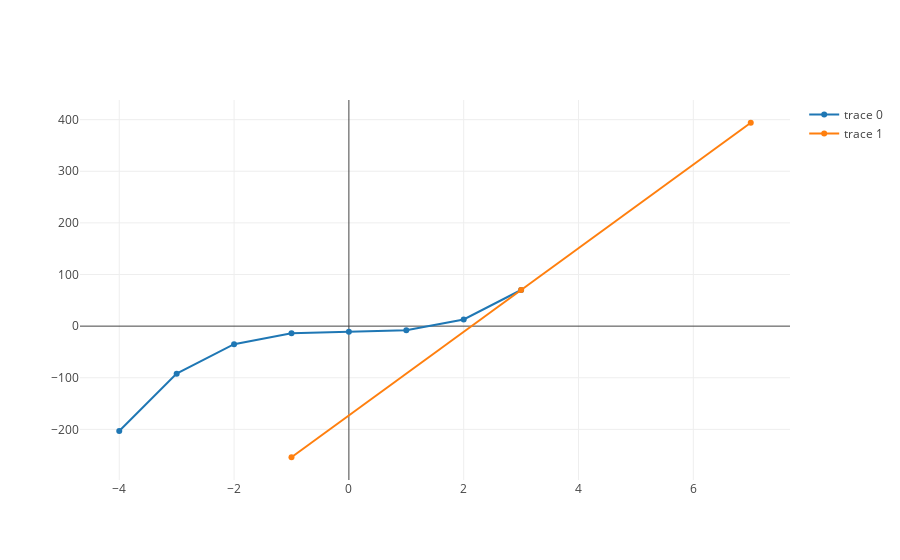

The cell this chart's notebook holds for it:
### Code cell
plot([polynomial_trace, tangent_at_five_trace])

### Figure 1 — Plotly figure (JSON) as saved in the notebook; plotly's stock layout.template omitted (floating-point values rounded to 4 significant figures)
{"data": [{"x": [-4, -3, -2, -1, 0, 1, 2, 3], "y": [-203, -92, -35, -14, -11, -8, 13, 70]}, {"x": [-1, 3, 7], "y": [-254, 70, 394]}], "layout": {}}
